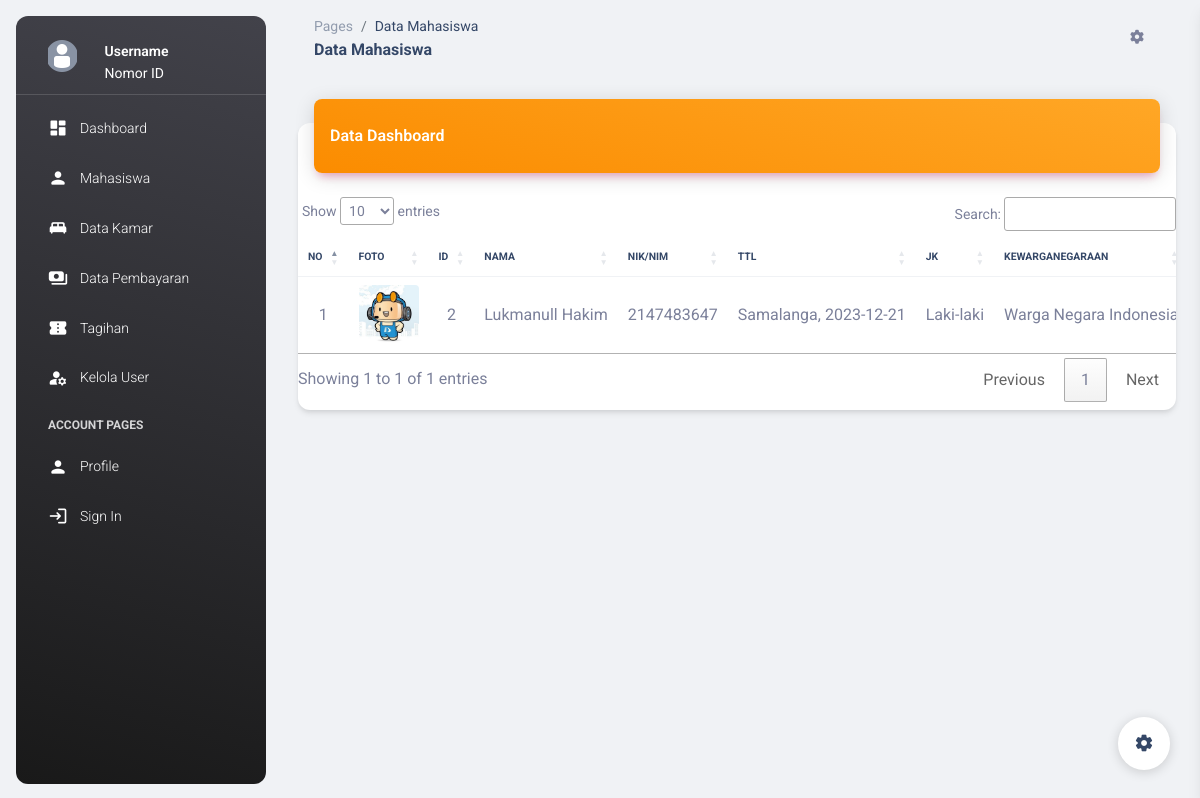
The page /mahasiswa.php on the database its author committed.
### tables this page shows
CREATE TABLE `mahasiswa` (
  `id_mhs` int(11) NOT NULL,
  `nim` int(20) DEFAULT NULL,
  `nama_mhs` varchar(255) DEFAULT NULL,
  `foto` varchar(500) DEFAULT NULL,
  `tempat` varchar(255) DEFAULT NULL,
  `tgl_lahir` date DEFAULT NULL,
  `jk` varchar(15) DEFAULT NULL,
  `kewarganegaraan` varchar(50) DEFAULT NULL,
  `agama` varchar(50) DEFAULT NULL,
  `email` varchar(255) DEFAULT NULL,
  `no_hp` varchar(15) DEFAULT NULL,
  `kode_pos` varchar(10) DEFAULT NULL,
  `alamat` text DEFAULT NULL,
  `provinsi` varchar(100) DEFAULT NULL,
  `kabupaten` varchar(100) DEFAULT NULL,
  `kecamatan` varchar(100) DEFAULT NULL,
  `ortu` varchar(255) DEFAULT NULL,
  `no_hp_ortu` varchar(15) DEFAULT NULL,
  `alamat_ortu` text DEFAULT NULL,
  `pendidikan` varchar(255) DEFAULT NULL,
  `nama_sekolah` varchar(255) DEFAULT NULL,
  `jurusan` varchar(255) DEFAULT NULL,
  `prodi` varchar(255) DEFAULT NULL,
  `semester` int(11) DEFAULT NULL,
  `id_kamar` int(15) DEFAULT NULL
);

### mahasiswa.php (the view, shortened to what this page needs)
<?php include 'proses/koneksi.php'; ?>
<!DOCTYPE html>
<html lang="en">
<head>
  <link href="./assets/css/nucleo-icons.css" rel="stylesheet" />
  <link href="./assets/css/nucleo-svg.css" rel="stylesheet" />
  <link id="pagestyle" href="./assets/css/material-dashboard.css?v=3.0.0" rel="stylesheet" />
  <link rel="stylesheet" href="https://cdn.datatables.net/1.13.7/css/jquery.dataTables.css" />
</head>
<body class="g-sidenav-show bg-gray-200">
  <?php include 'sidebar.php'; ?>
  <main class="main-content position-relative max-height-vh-100 h-100 border-radius-lg">
    <nav class="navbar navbar-main navbar-expand-lg px-0 mx-4 shadow-none border-radius-xl" id="navbarBlur"
      navbar-scroll="true">
      <div class="container-fluid py-1 px-3">
        <nav aria-label="breadcrumb">
          <ol class="breadcrumb bg-transparent mb-0 pb-0 pt-1 px-0 me-sm-6 me-5">
            <li class="breadcrumb-item text-sm"><a class="opacity-5 text-dark" href="javascript:;">Pages</a></li>
            <li class="breadcrumb-item text-sm text-dark active" aria-current="page">Data Mahasiswa</li>
          </ol>
          <h6 class="font-weight-bolder mb-0">Data Mahasiswa</h6>
        </nav>
        <ul class="navbar-nav justify-content-end">
          <li class="nav-item px-3 d-flex align-items-center">
            <a href="javascript:;" class="nav-link text-body p-0">
              <i class="fa fa-cog fixed-plugin-button-nav cursor-pointer"></i>
            </a>
          </li>
        </ul>
      </div>
    </nav>
    <div class="container-fluid py-4">
      <div class="row">
        <div class="col-12">
          <div class="card my-4">
            <div class="card-header p-0 position-relative mt-n4 mx-3 z-index-2">
              <div class="bg-gradient-warning shadow-primary border-radius-lg pt-4 pb-3">
                <h6 class="text-white text-capitalize ps-3">Data Dashboard</h6>
              </div>
            </div>
            <div class="card-body px-0 pb-2">
              <div class="table-responsive p-0">
                <table class="table align-items-center mb-0 " id="myTable">
                  <thead>
                    <tr>
                      <th class="text-uppercase text-dark text-xxs font-weight-bolder">No</th>
                      <th class="text-uppercase text-dark text-xxs font-weight-bolder">Foto</th>
                      <th class="text-uppercase text-dark text-xxs font-weight-bolder">ID</th>
                      <th class="text-uppercase text-dark text-xxs font-weight-bolder">Nama</th>
                      <th class="text-uppercase text-dark text-xxs font-weight-bolder">NIK/NIM</th>
                      <th class="text-uppercase text-dark text-xxs font-weight-bolder">TTL</th>
                      <th class="text-uppercase text-dark text-xxs font-weight-bolder">JK</th>
                      <th class="text-uppercase text-dark text-xxs font-weight-bolder">kewarganegaraan</th>
                    </tr>
                  </thead>
                  <tbody class="text-center">
                    <?php
                    $no = 1;
                    $kueri = mysqli_query($conn, "SELECT * FROM mahasiswa");
                    while ($row = mysqli_fetch_array($kueri)) {
                      ?>
                      <tr>
                        <td>
                          <?php echo $no++; ?>
                        </td>
                        <td>
                          <img src="images/<?php echo $row['foto'] ?>" width="60" height="60" class="rounded" alt="">
                        </td>
                        <td>
                          <?php echo $row['id_mhs'] ?>
                        </td>
                        <td>
                          <?php echo $row['nama_mhs'] ?>
                        </td>
                        <td>
                          <?php echo $row['nim'] ?>
                        </td>
                        <td>
                          <?php echo $row['tempat'] ?>,
                          <?php echo $row['tgl_lahir'] ?>
                        </td>
                        <td>
                          <?php echo $row['jk'] ?>
                        </td>
                        <td>
                          <?php echo $row['kewarganegaraan'] ?>
                        </td>
                      </tr>
                    <?php } ?>
                  </tbody>
                </table>
              </div>
            </div>
          </div>
        </div>
      </div>
    </div>
  </main>
  <div class="fixed-plugin">
    <a class="fixed-plugin-button text-dark position-fixed px-3 py-2">
      <i class="material-icons py-2">settings</i>
    </a>
  </div>
</body>
</html>

### rows shown on the page
mahasiswa: foto (picture), id_mhs "2", nama_mhs "Lukmanull Hakim", nim "2147483647", tempat "Samalanga", tgl_lahir "2023-12-21", jk "Laki-laki", kewarganegaraan "Warga Negara…"
